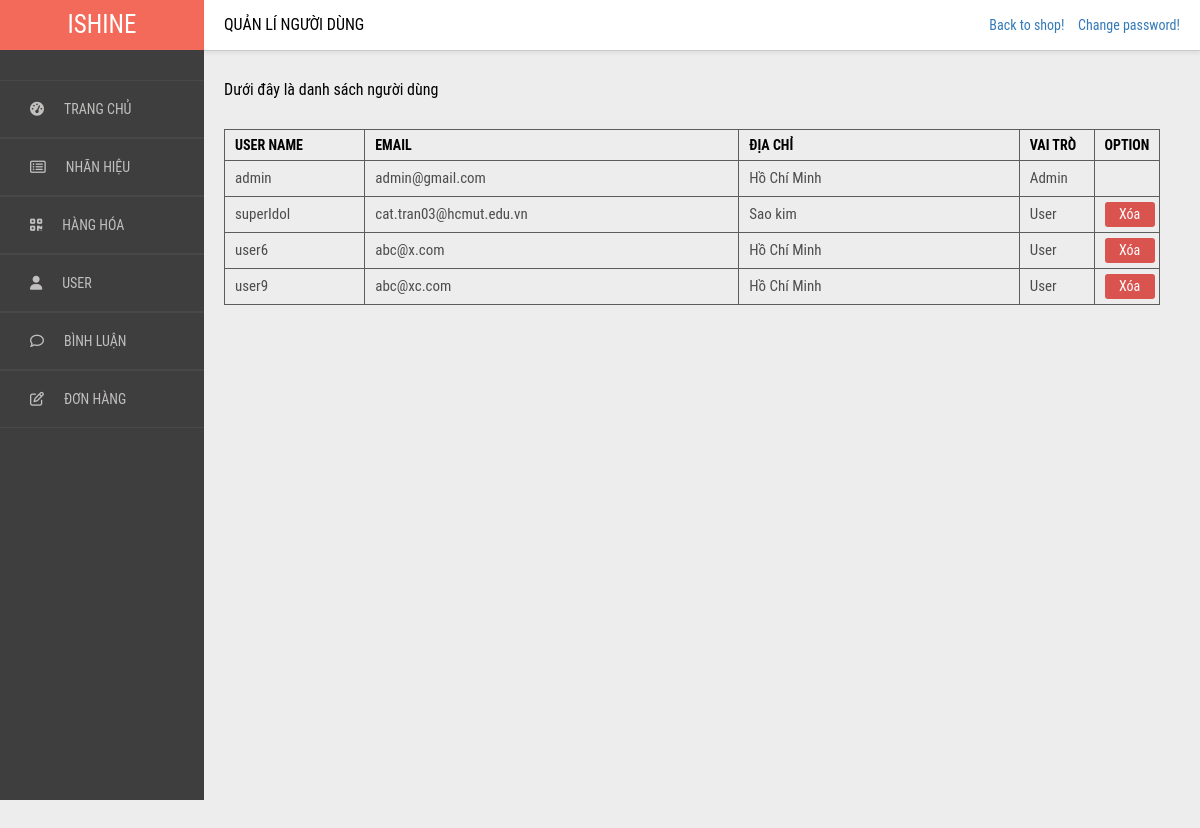
The page /admin/user/user.php (signed in) on the database its author committed.
### tables this page shows
CREATE TABLE `users` (
  `userID` int(11) NOT NULL,
  `username` char(128) NOT NULL,
  `email` char(128) NOT NULL,
  `mat_khau` char(128) NOT NULL,
  `dia_chi` varchar(1000) NOT NULL,
  `vai_tro` int(1) NOT NULL,
  `reset_code` int(11) DEFAULT NULL
);

### admin/user/user.php (the view, shortened to what this page needs)
<?php
    $sql=mysqli_connect("mysql5038.site4now.net","a85bff_ishine","n24v9t2001","db_a85bff_ishine");
    $selectData = "SELECT * FROM users";
    $row=$sql->query($selectData);
    $arr =array();
    while($res=$row->fetch_assoc()){
        array_push($arr,$res);
    }
    function getRoleText($role){
        if($role==0) return "User";
        else return "Admin";
    }
    function hiddenOrNot($role){
        if($role==1) return "hidden";
        else return "";
    }
?>
<!DOCTYPE html>
<html lang="en">
<head>
    <link rel="stylesheet" href="style.css">
</head>
<body>
    <div class="wrap">
        <div class="left-side-menu">
            <div class="logo">
                <p>ISHINE</p>
            </div>
            <ul class="menu-list">
                <a href="../trang_chu/trang_chu.php">
                    <li>
                        <i class="fa fa-dashboard"></i>TRANG CHỦ
                    </li>
                </a>
                <a href="../brand/brand.php">
                    <li>
                        <i class="fa fa-list-alt" aria-hidden="true"></i>NHÃN HIỆU
                    </li>
                </a>
                <a href="../hang_hoa/hang_hoa.php">
                    <li>
                        <i class="fa fa-qrcode"></i>HÀNG HÓA
                    </li>
                </a>
                <a href="../user/user.php">
                    <li>
                        <i class="fa fa-user"></i>USER
                    </li>
                </a>
                <a href="../binh_luan/binh_luan.php">
                    <li>
                        <i class="fa fa-comment-o" aria-hidden="true"></i>BÌNH LUẬN
                    </li>
                </a>
                <a href="../don_hang/don_hang.php">
                    <li>
                        <i class="fa fa-edit"></i>ĐƠN HÀNG
                    </li>
                </a>
            </ul>
        </div>
        <div class="right-side-content">
            <div class="header">
                <div class="title">
                    <p>QUẢN LÍ NGƯỜI DÙNG</p>
                </div>
                <div>
                    <a href="../../index.php">Back to shop!</a>
                    <a href="../../user/doi_mat_khau.php" style=" margin-left:10px">Change password!</a>
                </div>
            </div>
            <div class="content">
                <p style="margin-bottom: 30px;">Dưới đây là danh sách người dùng</p>
                <div>
                    <table>
                        <tr>
                            <th style="width: 15%;">USER NAME</th>
                            <th>EMAIL</th>
                            <th style="width: 30%;">ĐỊA CHỈ</th>
                            <th style="width: 8%;">VAI TRÒ</th>
                            <th style="width: 7%;">OPTION</th>
                        </tr>
                        <?php
                            foreach($arr as $i=>$user){
                                $username=$user['username'];
                                $email=$user['email'];
                                $address=$user['dia_chi'];
                                $role=getRoleText($user['vai_tro']);
                                $hidden=hiddenOrNot($user['vai_tro']);
                                echo "<tr>
                                        <td>$username</td>
                                        <td>$email</td>
                                        <td>$address</td>
                                        <td>$role</td>
                                        <td $hidden>
                                            <a href=\"delete.php?user=$username\" class=\"xoa\">Xóa</a>
                                      </td>";
                            }
                        ?>
                    </table>
                </div>
            </div>
        </div>
</body>
</html>

### admin/user/style.css (style rules this page uses)
* { margin:0px; padding: 0px; box-sizing: border-box; font-family: "Roboto Condensed", sans-serif; }
a { text-decoration: none; list-style: none; color: black }
tr,th,td { border: 1px solid rgb(94, 93, 93); padding-left: 10px; }
table { border-collapse: collapse; width: 100%; }
.wrap { width: 100%; padding-bottom: 100px; background-color: #EDEDED; }
.wrap .left-side-menu { width: 17%; background-color: #3E3E3E; height: 100vh; position: fixed; }
.wrap .left-side-menu .logo { line-height: 50px; background-color: #F36A5A; }
.wrap .left-side-menu .logo p { text-align: center; font-size: 25px; color: #fff; }
.wrap .left-side-menu ul { margin-top: 30px; }
.wrap .left-side-menu ul li { padding: 20px 30px; border-top: 1px solid rgb(73, 72, 72); border-bottom: 0.5px solid rgb(73, 72, 72); cursor: pointer; }
.wrap .left-side-menu ul a li { color: rgb(194, 191, 191); font-size: 14px; }
.wrap .left-side-menu ul li i { margin-right: 20px; }
.wrap .right-side-content { width: 100%; padding-left: 17%; padding-top: 80px; }
.wrap .right-side-content .header { position: fixed; top: 0px; width: 83%; line-height: 50px; display: flex; padding: 0px 20px; justify-content: space-between; background-color: #fff; border-bottom: 1px solid rgb(204, 202, 202); box-shadow: 0 3px 3px rgb(0 0 0 / 5%); }
.wrap .right-side-content .header a { font-size: 14px; color: #337ab7; }
.wrap .right-side-content .content { padding-left: 20px; padding-right: 40px; min-height: 100vh; }
th,td { color: rgb(77, 77, 77); text-align: left; font-size: 15px; }
td { line-height: 35px; }
th { font-size: 14px; color: black; font-weight: 600; line-height: 30px; }
.xoa { display: inline-block; background-color: #D9534F; color: #fff; font-size: 14px; width: 50px; text-align: center; line-height: 25px; border-radius: 3px; }

### rows shown on the page
users: username "admin", email "admin@gmail.com", dia_chi "Hồ Chí Minh", role "Admin"
users: username "superIdol", email "cat.tran03@hcmut.edu.vn", dia_chi "Sao kim", role "User"
users: username "user6", email "abc@x.com", dia_chi "Hồ Chí Minh", role "User"
users: username "user9", email "abc@xc.com", dia_chi "Hồ Chí Minh", role "User"
